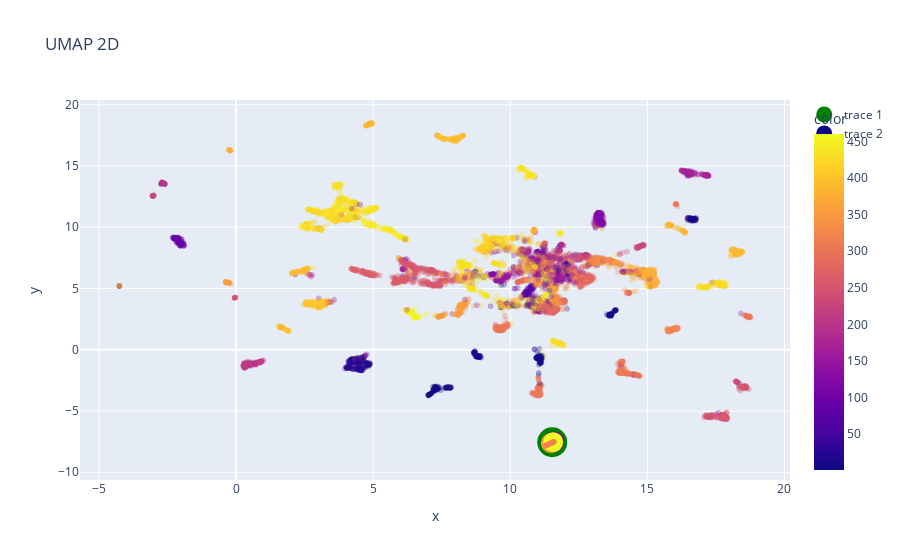

Here is the notebook cell this chart was saved with:
### Markdown cell above
Le système lui recommande des articles les plus similaires à l'article 195689 (choisit au hasard).

Affichons les sur un plan 2D :

### Code cell
# Plot the data in the t-SNE space
fig = px.scatter(
    x=articles_umap[:-len(articles_similarity_std)-1, 0],
    y=articles_umap[:-len(articles_similarity_std)-1, 1],
    color=articles.loc[idx, "category_id"],
    title="UMAP 2D",
    opacity=0.3,
)

fig.add_scatter(
    x=articles_selected_umap[:, 0],
    y=articles_selected_umap[:, 1],
    mode="markers",
    marker=dict(color="green", size=30),
    text=f"Acticles selected \n user_id: {user_id} \n category_id: {article_selected_data['category_id'].iloc[0]}",
)

fig.add_scatter(
    x=articles_similarity_umap[:, 0],
    y=articles_similarity_umap[:, 1],
    mode="markers",
    marker=dict(color=list(range(len(articles_similarity_umap))), size=20),
    text=[
        f"rank: {i} / article_id: {a.article_id} / category_id: {a.category_id}"
        for i, a in enumerate(articles_similarity.iloc[1:,].itertuples())
    ],
)

fig.show()

### Figure 1 — Plotly figure (JSON) as saved in the notebook; plotly's stock layout.template omitted (floating-point values rounded to 4 significant figures; data arrays with more than 128 entries replaced by an {"elided": "..."} marker saying what was removed)
{"data": [{"hovertemplate": "x=%{x}<br>y=%{y}<br>color=%{marker.color}<extra></extra>", "legendgroup": "", "marker": {"color": {"elided": "10000 int values"}, "coloraxis": "coloraxis", "opacity": 0.3, "symbol": "circle"}, "mode": "markers", "name": "", "showlegend": false, "type": "scattergl", "x": {"elided": "10000 float values"}, "xaxis": "x", "y": {"elided": "10000 float values"}, "yaxis": "y"}, {"marker": {"color": "green", "size": 30}, "mode": "markers", "text": "Acticles selected \n user_id: 10 \n category_id: 317", "type": "scatter", "x": [11.53], "y": [-7.549]}, {"marker": {"color": [0, 1, 2, 3, 4], "size": 20}, "mode": "markers", "text": ["rank: 0 / article_id: 194284 / category_id: 317", "rank: 1 / article_id: 195829 / category_id: 317", "rank: 2 / article_id: 195308 / category_id: 317", "rank: 3 / article_id: 195566 / category_id: 317", "rank: 4 / article_id: 192515 / category_id: 317"], "type": "scatter", "x": [11.59, 11.61, 11.54, 11.48, 11.56], "y": [-7.513, -7.493, -7.565, -7.621, -7.54]}], "layout": {"coloraxis": {"colorbar": {"title": {"text": "color"}}, "colorscale": [[0, "#0d0887"], [0.1111, "#46039f"], [0.2222, "#7201a8"], [0.3333, "#9c179e"], [0.4444, "#bd3786"], [0.5556, "#d8576b"], [0.6667, "#ed7953"], [0.7778, "#fb9f3a"], [0.8889, "#fdca26"], [1, "#f0f921"]]}, "legend": {"tracegroupgap": 0}, "title": {"text": "UMAP 2D"}, "xaxis": {"anchor": "y", "domain": [0, 1], "title": {"text": "x"}}, "yaxis": {"anchor": "x", "domain": [0, 1], "title": {"text": "y"}}}}
